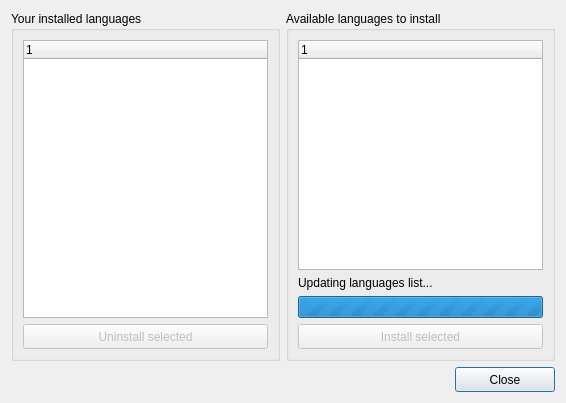
<?xml version="1.0" encoding="UTF-8"?>
<ui version="4.0">
 <class>NewLanguages</class>
 <widget class="QDialog" name="NewLanguages">
  <property name="geometry">
   <rect>
    <x>0</x>
    <y>0</y>
    <width>566</width>
    <height>403</height>
   </rect>
  </property>
  <property name="windowTitle">
   <string>languages manager</string>
  </property>
  <layout class="QGridLayout" name="gridLayout_3">
   <item row="0" column="0">
    <widget class="QGroupBox" name="groupBox">
     <property name="title">
      <string>Your installed languages</string>
     </property>
     <layout class="QGridLayout" name="gridLayout">
      <item row="0" column="0">
       <widget class="QTreeWidget" name="lsvInstalled">
        <property name="whatsThis">
         <string>List with all installed languages</string>
        </property>
        <property name="accessibleName">
         <string>Languages list</string>
        </property>
        <property name="accessibleDescription">
         <string>List with all installed languages</string>
        </property>
        <property name="selectionBehavior">
         <enum>QAbstractItemView::SelectRows</enum>
        </property>
        <property name="iconSize">
         <size>
          <width>18</width>
          <height>18</height>
         </size>
        </property>
        <property name="rootIsDecorated">
         <bool>false</bool>
        </property>
        <property name="uniformRowHeights">
         <bool>true</bool>
        </property>
        <property name="itemsExpandable">
         <bool>false</bool>
        </property>
        <property name="allColumnsShowFocus">
         <bool>true</bool>
        </property>
        <property name="wordWrap">
         <bool>true</bool>
        </property>
        <column>
         <property name="text">
          <string>1</string>
         </property>
        </column>
       </widget>
      </item>
      <item row="1" column="0">
       <widget class="QPushButton" name="btnUninstall">
        <property name="enabled">
         <bool>false</bool>
        </property>
        <property name="minimumSize">
         <size>
          <width>0</width>
          <height>25</height>
         </size>
        </property>
        <property name="whatsThis">
         <string>Uninstall the selected language</string>
        </property>
        <property name="accessibleName">
         <string>Uninstall language button</string>
        </property>
        <property name="accessibleDescription">
         <string>Uninstall the selected language</string>
        </property>
        <property name="text">
         <string>Uninstall selected</string>
        </property>
       </widget>
      </item>
     </layout>
    </widget>
   </item>
   <item row="0" column="1">
    <widget class="QGroupBox" name="groupBox_2">
     <property name="title">
      <string>Available languages to install</string>
     </property>
     <layout class="QGridLayout" name="gridLayout_2">
      <item row="0" column="0">
       <widget class="QTreeWidget" name="lsvToInstall">
        <property name="whatsThis">
         <string>List with all languages which you can install</string>
        </property>
        <property name="accessibleName">
         <string>Languages to install list</string>
        </property>
        <property name="accessibleDescription">
         <string>List with all languages which you can install</string>
        </property>
        <property name="selectionBehavior">
         <enum>QAbstractItemView::SelectRows</enum>
        </property>
        <property name="iconSize">
         <size>
          <width>18</width>
          <height>18</height>
         </size>
        </property>
        <property name="rootIsDecorated">
         <bool>false</bool>
        </property>
        <property name="uniformRowHeights">
         <bool>true</bool>
        </property>
        <property name="itemsExpandable">
         <bool>false</bool>
        </property>
        <property name="allColumnsShowFocus">
         <bool>true</bool>
        </property>
        <property name="wordWrap">
         <bool>true</bool>
        </property>
        <column>
         <property name="text">
          <string>1</string>
         </property>
        </column>
       </widget>
      </item>
      <item row="1" column="0">
       <widget class="QLabel" name="lblAction">
        <property name="text">
         <string>Updating languages list...</string>
        </property>
       </widget>
      </item>
      <item row="2" column="0">
       <widget class="QProgressBar" name="pgbAction">
        <property name="maximum">
         <number>0</number>
        </property>
        <property name="value">
         <number>-1</number>
        </property>
       </widget>
      </item>
      <item row="3" column="0">
       <widget class="QPushButton" name="btnInstall">
        <property name="enabled">
         <bool>false</bool>
        </property>
        <property name="minimumSize">
         <size>
          <width>0</width>
          <height>25</height>
         </size>
        </property>
        <property name="whatsThis">
         <string>Install the selected language</string>
        </property>
        <property name="accessibleName">
         <string>Install language button</string>
        </property>
        <property name="accessibleDescription">
         <string>Install the selected language</string>
        </property>
        <property name="text">
         <string>Install selected</string>
        </property>
       </widget>
      </item>
     </layout>
    </widget>
   </item>
   <item row="1" column="0" colspan="2">
    <layout class="QHBoxLayout" name="horizontalLayout">
     <item>
      <spacer name="horizontalSpacer">
       <property name="orientation">
        <enum>Qt::Horizontal</enum>
       </property>
       <property name="sizeHint" stdset="0">
        <size>
         <width>428</width>
         <height>20</height>
        </size>
       </property>
      </spacer>
     </item>
     <item>
      <widget class="QPushButton" name="pushButton_3">
       <property name="minimumSize">
        <size>
         <width>100</width>
         <height>25</height>
        </size>
       </property>
       <property name="whatsThis">
        <string>Close the Languages manager</string>
       </property>
       <property name="accessibleName">
        <string>Close button</string>
       </property>
       <property name="accessibleDescription">
        <string>Close the Languages manager</string>
       </property>
       <property name="text">
        <string>Close</string>
       </property>
       <property name="default">
        <bool>true</bool>
       </property>
      </widget>
     </item>
    </layout>
   </item>
  </layout>
 </widget>
 <resources/>
 <connections>
  <connection>
   <sender>pushButton_3</sender>
   <signal>clicked()</signal>
   <receiver>NewLanguages</receiver>
   <slot>accept()</slot>
   <hints>
    <hint type="sourcelabel">
     <x>492</x>
     <y>368</y>
    </hint>
    <hint type="destinationlabel">
     <x>423</x>
     <y>374</y>
    </hint>
   </hints>
  </connection>
 </connections>
</ui>
